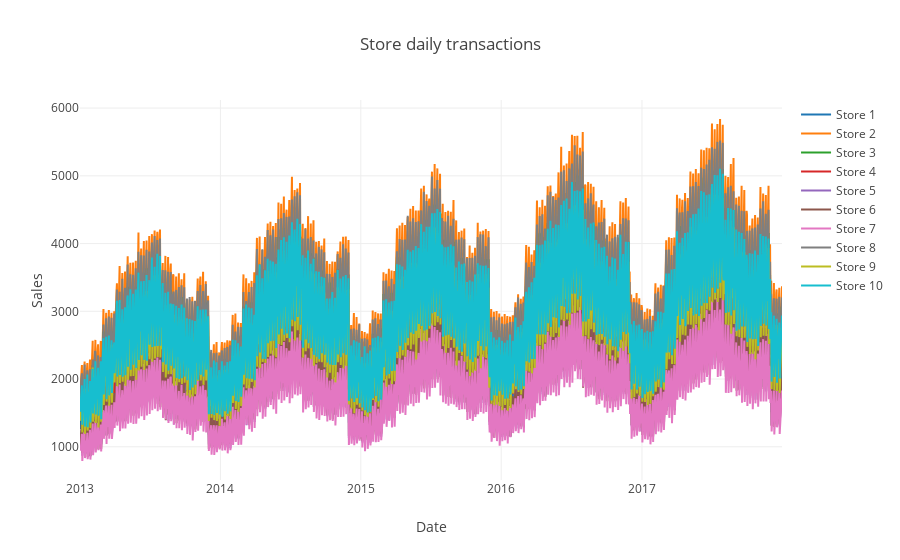

This figure's notebook cell:
### Markdown cell above
# Daily transactions by store

### Code cell
daily_sales_stores = []
for store in stores_daily_sales["store"].unique():
    current_store = stores_daily_sales[(stores_daily_sales["store"] == store)]
    daily_sales_stores.append(go.Scatter(x = current_store["date"], y = current_store["sales"], name=('Store %s' % store) ))
lay = go.Layout(title = "Store daily transactions", xaxis = dict(title = "Date"), yaxis = dict(title = "Sales"))
figure = go.Figure(data = daily_sales_stores, layout = lay)
iplot(figure)

### Figure 1 — Plotly figure (JSON) as saved in the notebook; plotly's stock layout.template omitted (floating-point values rounded to 4 significant figures; data arrays with more than 128 entries replaced by an {"elided": "..."} marker saying what was removed)
{"data": [{"name": "Store 1", "x": {"elided": "1826 str values"}, "y": {"elided": "1826 int values"}, "type": "scatter", "uid": "d66da9ef-2e47-4469-a517-aa12413e3486"}, {"name": "Store 2", "x": {"elided": "1826 str values"}, "y": {"elided": "1826 int values"}, "type": "scatter", "uid": "7f413aff-04b4-4004-adcf-5b400d6b1a05"}, {"name": "Store 3", "x": {"elided": "1826 str values"}, "y": {"elided": "1826 int values"}, "type": "scatter", "uid": "c7793049-199c-46dd-b614-278d2cef9ce6"}, {"name": "Store 4", "x": {"elided": "1826 str values"}, "y": {"elided": "1826 int values"}, "type": "scatter", "uid": "9b78bd8e-024f-40a9-92f8-701d5a8a1be1"}, {"name": "Store 5", "x": {"elided": "1826 str values"}, "y": {"elided": "1826 int values"}, "type": "scatter", "uid": "0ee61608-7aa3-4272-bd18-13f47268d80f"}, {"name": "Store 6", "x": {"elided": "1826 str values"}, "y": {"elided": "1826 int values"}, "type": "scatter", "uid": "5e963111-f7c6-4c21-b9ad-13ef91686d07"}, {"name": "Store 7", "x": {"elided": "1826 str values"}, "y": {"elided": "1826 int values"}, "type": "scatter", "uid": "7aee59ef-a5a3-4e19-86ee-f687c84136e4"}, {"name": "Store 8", "x": {"elided": "1826 str values"}, "y": {"elided": "1826 int values"}, "type": "scatter", "uid": "e6f1a22d-c303-427c-a511-399a9dd8eb91"}, {"name": "Store 9", "x": {"elided": "1826 str values"}, "y": {"elided": "1826 int values"}, "type": "scatter", "uid": "795985e2-9a11-4e27-89f3-7abaf1b0fb7b"}, {"name": "Store 10", "x": {"elided": "1826 str values"}, "y": {"elided": "1826 int values"}, "type": "scatter", "uid": "b66f7b50-b7fe-4f68-a188-d4429a0564e6"}], "layout": {"title": {"text": "Store daily transactions"}, "xaxis": {"title": {"text": "Date"}, "type": "date", "range": ["2013-01-01", "2017-12-31"], "autorange": true}, "yaxis": {"title": {"text": "Sales"}, "type": "linear", "range": [509.5, 6120.0], "autorange": true}, "autosize": true}}
